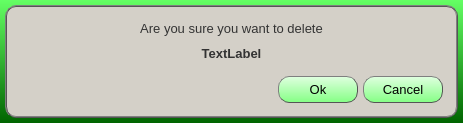
<?xml version="1.0" encoding="UTF-8"?>
<ui version="4.0">
 <class>DelConfirmDialogCL</class>
 <widget class="QDialog" name="DelConfirmDialogCL">
  <property name="geometry">
   <rect>
    <x>0</x>
    <y>0</y>
    <width>463</width>
    <height>123</height>
   </rect>
  </property>
  <property name="windowTitle">
   <string>Dialog</string>
  </property>
  <property name="styleSheet">
   <string notr="true">

QFrame{
   border: 2px ridge  #555;
  alternate-background-color: rgb(224, 255, 224);
}

QWidget{
   background-color: qlineargradient(spread:pad, x1:0, y1:0, x2:0, y2:1, stop:0 rgba(100, 255, 100, 255), stop:1 rgba(0, 100, 0, 255));
   padding: 0px;
   spacing: 0px;
}



QScrollBar:vertical{
    width: 15px;
	padding-bottom: 20px;
	border: 1px solid  #555;
	border-radius: 11px;
    padding: 0px;
    spacing: 0px;
  }

QScrollBar::down-arrow:vertical {
  width: 15px;
  height: 0px;
}
QScrollBar::up-arrow:vertical {
  width: 15px;
  height: 0px;
}

QPushButton {
   color: #000000;
   border: 1px outset #555;
   border-radius: 11px;
   padding: 5px;
   background:  qlineargradient(spread:pad, x1:0, y1:0, x2:0, y2:1, stop: 0 rgb(224, 255, 224), stop: 1  rgba(133, 255, 133));
}

QPushButton:disabled{
   background-color: rgb(224, 255, 224); 
   color: rgb(149, 149, 149);
}



QPushButton:hover {
   color: #ffffff;
   border: 1px solid #555;
   background: qradialgradient(cx: 0.3, cy: -0.4,fx: 0.3, fy: -0.4,radius: 1.35, stop: 0 #28ff28, stop: 1#3ec43e);
}

QPushButton:pressed {
   border: 1px solid #555;
   background: qradialgradient(cx: 0.4, cy: -0.1, fx: 0.4, fy: -0.1, radius: 1.35, stop: 0 #fff, stop: 1 #ddd);
}</string>
  </property>
  <layout class="QGridLayout" name="gridLayout">
   <property name="leftMargin">
    <number>5</number>
   </property>
   <property name="topMargin">
    <number>5</number>
   </property>
   <property name="rightMargin">
    <number>5</number>
   </property>
   <property name="bottomMargin">
    <number>5</number>
   </property>
   <item row="0" column="0">
    <widget class="QFrame" name="frame">
     <property name="styleSheet">
      <string notr="true">QFrame{
background-color: rgb(212, 208, 200);
color: #333;
border-radius: 11px;
padding: 2px;
spacing: 0px;
}

QMenu{
   background-color: rgb(212, 208, 200);
   border: 2px solid #555;
   selection-color: green;
   selection-background-color: white; 
}

QLabel{
border: 0px solid #555;
border-radius: 0px;
padding: 0px;
}</string>
     </property>
     <property name="frameShape">
      <enum>QFrame::StyledPanel</enum>
     </property>
     <property name="frameShadow">
      <enum>QFrame::Raised</enum>
     </property>
     <layout class="QGridLayout" name="gridLayout_3">
      <item row="3" column="0">
       <widget class="QFrame" name="frame_2">
        <property name="sizePolicy">
         <sizepolicy hsizetype="Expanding" vsizetype="Preferred">
          <horstretch>0</horstretch>
          <verstretch>0</verstretch>
         </sizepolicy>
        </property>
        <property name="layoutDirection">
         <enum>Qt::RightToLeft</enum>
        </property>
        <property name="styleSheet">
         <string notr="true">QFrame{
border: 0px;
}</string>
        </property>
        <property name="frameShape">
         <enum>QFrame::NoFrame</enum>
        </property>
        <property name="frameShadow">
         <enum>QFrame::Raised</enum>
        </property>
        <layout class="QGridLayout" name="gridLayout_2">
         <property name="leftMargin">
          <number>0</number>
         </property>
         <property name="topMargin">
          <number>0</number>
         </property>
         <property name="rightMargin">
          <number>0</number>
         </property>
         <property name="bottomMargin">
          <number>0</number>
         </property>
         <property name="horizontalSpacing">
          <number>5</number>
         </property>
         <property name="verticalSpacing">
          <number>0</number>
         </property>
         <item row="0" column="1">
          <widget class="QPushButton" name="pbCancel">
           <property name="sizePolicy">
            <sizepolicy hsizetype="Preferred" vsizetype="Preferred">
             <horstretch>0</horstretch>
             <verstretch>0</verstretch>
            </sizepolicy>
           </property>
           <property name="minimumSize">
            <size>
             <width>80</width>
             <height>0</height>
            </size>
           </property>
           <property name="font">
            <font>
             <pointsize>10</pointsize>
            </font>
           </property>
           <property name="text">
            <string>Cancel</string>
           </property>
          </widget>
         </item>
         <item row="0" column="3">
          <spacer name="horizontalSpacer">
           <property name="orientation">
            <enum>Qt::Horizontal</enum>
           </property>
           <property name="sizeHint" stdset="0">
            <size>
             <width>40</width>
             <height>20</height>
            </size>
           </property>
          </spacer>
         </item>
         <item row="0" column="2">
          <widget class="QPushButton" name="pbOk">
           <property name="sizePolicy">
            <sizepolicy hsizetype="Preferred" vsizetype="Preferred">
             <horstretch>0</horstretch>
             <verstretch>0</verstretch>
            </sizepolicy>
           </property>
           <property name="minimumSize">
            <size>
             <width>80</width>
             <height>0</height>
            </size>
           </property>
           <property name="font">
            <font>
             <pointsize>10</pointsize>
            </font>
           </property>
           <property name="text">
            <string>Ok</string>
           </property>
           <property name="autoDefault">
            <bool>true</bool>
           </property>
           <property name="default">
            <bool>true</bool>
           </property>
          </widget>
         </item>
        </layout>
       </widget>
      </item>
      <item row="1" column="0">
       <widget class="QLabel" name="lItemTitle">
        <property name="sizePolicy">
         <sizepolicy hsizetype="Expanding" vsizetype="Preferred">
          <horstretch>0</horstretch>
          <verstretch>0</verstretch>
         </sizepolicy>
        </property>
        <property name="font">
         <font>
          <pointsize>10</pointsize>
          <weight>75</weight>
          <bold>true</bold>
         </font>
        </property>
        <property name="text">
         <string>TextLabel</string>
        </property>
        <property name="alignment">
         <set>Qt::AlignCenter</set>
        </property>
       </widget>
      </item>
      <item row="0" column="0">
       <widget class="QLabel" name="label">
        <property name="sizePolicy">
         <sizepolicy hsizetype="Expanding" vsizetype="Preferred">
          <horstretch>0</horstretch>
          <verstretch>0</verstretch>
         </sizepolicy>
        </property>
        <property name="font">
         <font>
          <pointsize>10</pointsize>
         </font>
        </property>
        <property name="text">
         <string>Are you sure you want to delete</string>
        </property>
        <property name="alignment">
         <set>Qt::AlignCenter</set>
        </property>
       </widget>
      </item>
      <item row="2" column="0">
       <spacer name="horizontalSpacer_2">
        <property name="orientation">
         <enum>Qt::Horizontal</enum>
        </property>
        <property name="sizeType">
         <enum>QSizePolicy::Expanding</enum>
        </property>
        <property name="sizeHint" stdset="0">
         <size>
          <width>40</width>
          <height>5</height>
         </size>
        </property>
       </spacer>
      </item>
     </layout>
    </widget>
   </item>
  </layout>
 </widget>
 <resources/>
 <connections/>
</ui>
